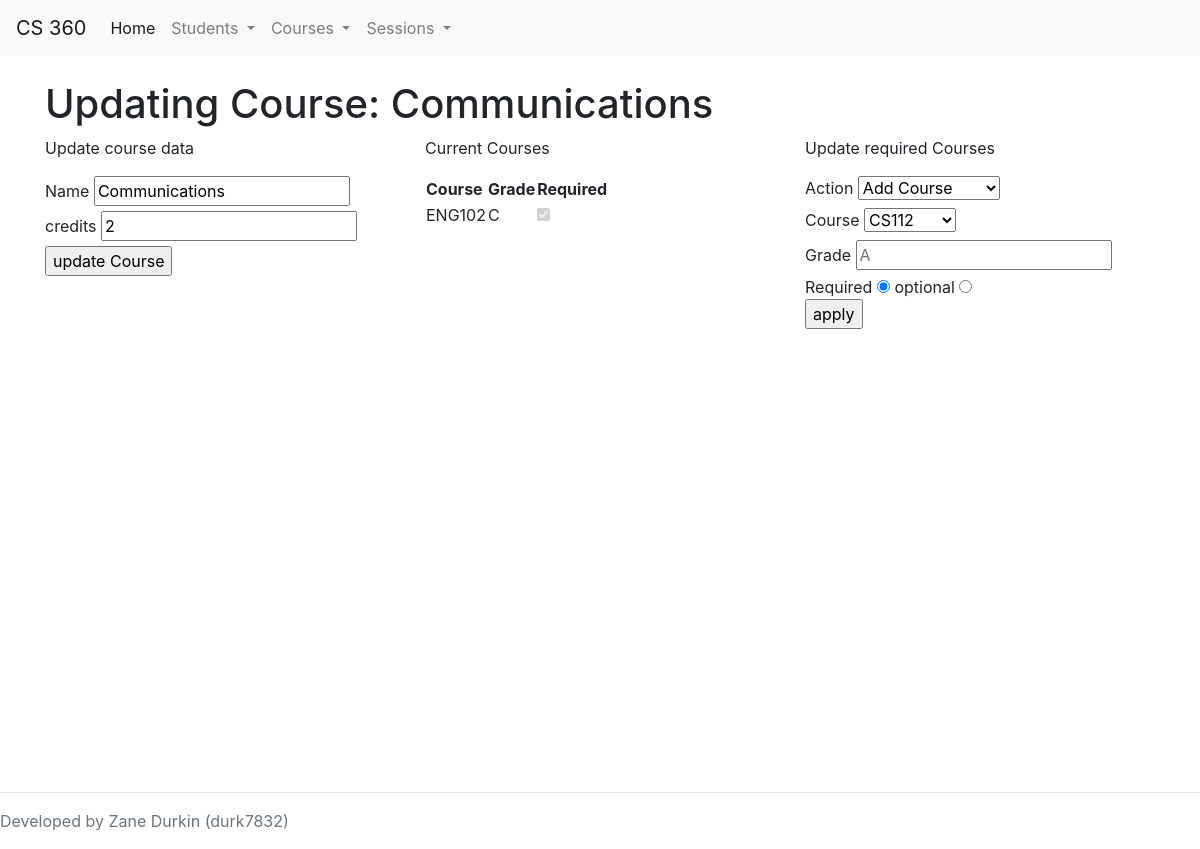
The page /web/edit_course.php?Course=COM101 on the database its author committed.
### tables this page shows
CREATE TABLE `Courses` (
	`id` varchar(8) NOT NULL,
	`credits` int(4) unsigned NOT NULL,
	`name` varchar(100) NOT NULL,
	PRIMARY KEY (`id`)
);

CREATE TABLE `PreReq` (
	`courseId` varchar(8) NOT NULL,
	`reqId` varchar(8) NOT NULL,
	`grade` varchar(3) DEFAULT NULL,
	`optional` tinyint(1) DEFAULT FALSE,
	KEY `courseId` (`courseId`),	
	KEY `reqId` (`reqId`),	
	CONSTRAINT `prerec_ibfk_1` FOREIGN KEY (`courseId`) REFERENCES `Courses` (`id`),
	CONSTRAINT `prerec_ibfk_2` FOREIGN KEY (`reqId`) REFERENCES `Courses` (`id`)
);

### web/inc/objects/course.php (called while the page is built, shortened)
<?php
class Course{
    protected $conn;
    public $courseId;
    public function __construct($db, $courseId=null){
        $this->conn = $db;
		if(isset($courseId)){
			$this->build_course($courseId);
		}
    }
	public function build_course($courseId=null){
		if(isset($courseId)){
			$this->courseId = $courseId;
		}
		$query = "SELECT * FROM `Courses` WHERE `id`=?";
		$stmt = $this->conn->prepare($query);
		$stmt->bind_param('s', $this->courseId);
		$stmt->execute();
		$stmt = $stmt->get_result();
		$num = $stmt->num_rows;
		if($num > 0){
			$row = $stmt->fetch_assoc();
			$this->credits = $row['credits'];
			$this->name = $row['name'];
			$this->num_preReqs = $this->build_preReqs();
		}else{
			throw new Exception('Course not found');
		}
	}
	private function build_preReqs(){
		$query = "SELECT * FROM `PreReq` Where `courseId`=?";
		$stmt = $this->conn->prepare($query);
		$stmt->bind_param('s', $this->courseId);
		$stmt->execute();
		$stmt = $stmt->get_result();
		$num = $stmt->num_rows;
		if($num > 0){
			$i = 0;
			while( $row = $stmt->fetch_assoc()){
			    $this->preReq[$i]['courseId']	= $row['reqId'];
			    $this->preReq[$i]['grade']		= $row['grade'];
			    $this->preReq[$i]['optional']	= $row['optional'];
				$i++;
			}
			return $num;
		}
		return 0;
	}
}

### web/edit_course.php (the view, shortened to what this page needs)
<?php
require_once('inc/common.php');
if(array_key_exists('Course', $_GET)){
	$id = $_GET['Course'];
	$Course = new Course($conn, $id);
}else{
	header('Location: select_course.php?forward=edit_course.php');
}
?>
<br/>
<h1>Updating Course: <?php echo($Course->name);?></h1>
<div class="row">
	<div class="col">
		<p>Update course data</p>
		<form action="edit_course.php?Course=<?php echo($id);?>" method="POST">
			<label for="name">Name</label>
			<input type="text" name="name" value="<?php echo($Course->name);?>"/><br/>
			<label for="credits">credits</label>
			<input type="text" name="credits" value="<?php echo($Course->credits);?>"/><br/>
			<input type="submit" value="update Course"/>
		</form>
	</div>
	<div class="col">
		<p>Current Courses</p>
		<table>
			<thead>
				<tr>
					<th>Course</th>
					<th>Grade</th>
					<th>Required</th>
				</tr>
			</thead>
			<tbody>
			<?php
			foreach($Course->preReq as $c){
			?>
				<tr>
					<td><?php echo($c['courseId']);?></td>
					<td><?php echo($c['grade']);?></td>
					<td><input type="checkbox" disabled <?php echo($c['optional']==0?'checked':'');?>/></td>
				</tr>
			<?php
			}
			?>
			</tbody>
		</table>
	</div>
	<div class="col">
		<p>Update required Courses</p>
		<form action="edit_course.php?Course=<?php echo($id);?>" method="POST">
			<label for="action">Action</label>
			<select name="action" required>
				<option value="Add" selected>Add Course</option>
			</select><br/>
			<label for="course">Course</label>
			<select name="course" required>
				<?php
					$query = 'SELECT * FROM Courses WHERE `id`!=?';
					$stmt = $conn->prepare($query);
					$stmt->bind_param('s', $_GET['Course']);
					$stmt->execute();
					$courses = $stmt->get_result();
					while($course = $courses->fetch_assoc()){?>
					<option value="<?php echo($course['id']);?>"><?php echo($course['id']);?></option>
					<?php } ?>
			</select><br/>
			<label for="grade">Grade</label>
			<input type="text" maxlength="1" name="grade" placeholder="A" required/><br/>
			<span>Required</span>
			<input type="radio" name="optional" value="0" checked/>
			<span>optional</span>
			<input type="radio" name="optional" value="1"/><br/>
			<input type="submit" value="apply"/>
		</form>
	</div>
</div>

### rows shown on the page
courses: name "Communications", credits "2"
prereq: reqId "ENG102", grade "C", optional "☑"

### other values the page prints
form field course "CS112"
